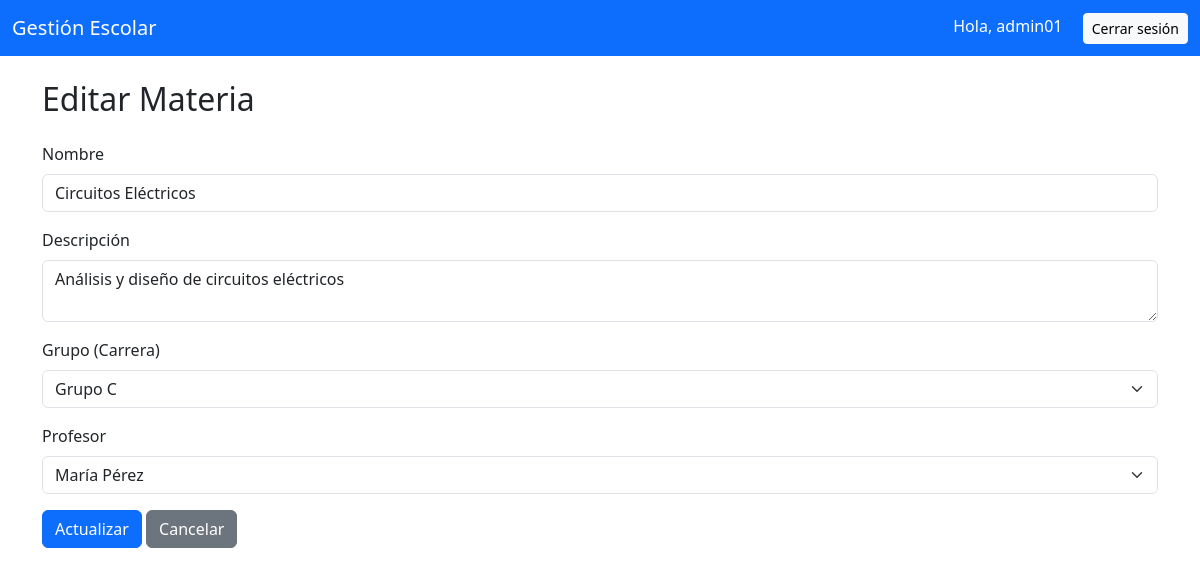
Page /admin/materias/editar.php?id=3 (signed in) on the committed database.
### tables this page shows
CREATE TABLE materias (
    id INT AUTO_INCREMENT PRIMARY KEY,
    nombre VARCHAR(100),
    descripcion TEXT
);

CREATE TABLE asignaciones (
    id INT AUTO_INCREMENT PRIMARY KEY,
    materia_id INT,
    profesor_id INT,
    grupo_id INT,
    FOREIGN KEY (materia_id) REFERENCES materias(id),
    FOREIGN KEY (profesor_id) REFERENCES profesores(id),
    FOREIGN KEY (grupo_id) REFERENCES grupos(id)
);

CREATE TABLE grupos (
    id INT AUTO_INCREMENT PRIMARY KEY,
    nombre VARCHAR(50),
    nivel  VARCHAR(50)
);

CREATE TABLE profesores (
    id INT AUTO_INCREMENT PRIMARY KEY,
    nombre VARCHAR(100),
    apellido VARCHAR(100),
    especialidad VARCHAR(100),
    telefono VARCHAR(20),
    correo VARCHAR(100)
);

### admin/materias/editar.php (the view, shortened to what this page needs)
<?php
require '../../includes/db.php';
require '../../includes/header.php';
$id = $_GET['id'] ?? null;
$stmt = $pdo->prepare("SELECT * FROM materias WHERE id = ?");
$stmt->execute([$id]);
$materia = $stmt->fetch();
$stmt = $pdo->prepare("SELECT * FROM asignaciones WHERE materia_id = ?");
$stmt->execute([$id]);
$asignacion = $stmt->fetch();
$grupos = $pdo->query("SELECT id, nombre FROM grupos ORDER BY nombre")->fetchAll();
$profesores = $pdo->query("SELECT id, nombre, apellido FROM profesores ORDER BY nombre")->fetchAll();
if ($_SERVER['REQUEST_METHOD'] === 'POST') {
    $nombre = trim($_POST['nombre']);
    $descripcion = trim($_POST['descripcion']);
    $grupo_id = $_POST['grupo_id'] ?? '';
    $profesor_id = $_POST['profesor_id'] ?? '';
    if (empty($nombre)) {
        $error = 'El nombre es obligatorio.';
    } elseif (empty($grupo_id)) {
        $error = 'Seleccione un grupo (carrera).';
    } elseif (empty($profesor_id)) {
        $error = 'Seleccione un profesor.';
    } else {
        try {
            $pdo->beginTransaction();
            $stmt = $pdo->prepare("UPDATE materias SET nombre = ?, descripcion = ? WHERE id = ?");
            $stmt->execute([$nombre, $descripcion, $id]);
            if ($asignacion['id']) {
                $stmt2 = $pdo->prepare("UPDATE asignaciones SET grupo_id = ?, profesor_id = ? WHERE id = ?");
                $stmt2->execute([$grupo_id, $profesor_id, $asignacion['id']]);
            } else {
                $stmt2 = $pdo->prepare("INSERT INTO asignaciones (materia_id, grupo_id, profesor_id) VALUES (?, ?, ?)");
                $stmt2->execute([$id, $grupo_id, $profesor_id]);
            }
            $pdo->commit();
            header("Location: index.php");
            exit;
        } catch (Exception $e) {
            $pdo->rollBack();
            $error = "Error al actualizar la materia y asignación: " . $e->getMessage();
        }
    }
} else {
    $nombre = $materia['nombre'];
    $descripcion = $materia['descripcion'];
    $grupo_id = $asignacion['grupo_id'];
    $profesor_id = $asignacion['profesor_id'];
}
?>
<h2 class="mb-4">Editar Materia</h2>
<form method="post">
    <div class="mb-3">
        <label for="nombre" class="form-label">Nombre</label>
        <input type="text" name="nombre" id="nombre" class="form-control" value="<?= htmlspecialchars($nombre) ?>" required>
    </div>
    <div class="mb-3">
        <label for="descripcion" class="form-label">Descripción</label>
        <textarea name="descripcion" id="descripcion" class="form-control"><?= htmlspecialchars($descripcion) ?></textarea>
    </div>
    <div class="mb-3">
        <label for="grupo_id" class="form-label">Grupo (Carrera)</label>
        <select name="grupo_id" id="grupo_id" class="form-select" required>
            <?php foreach ($grupos as $grupo): ?>
                <option value="<?= $grupo['id'] ?>" <?= ($grupo_id == $grupo['id']) ? 'selected' : '' ?>>
                    <?= htmlspecialchars($grupo['nombre']) ?>
                </option>
            <?php endforeach; ?>
        </select>
    </div>
    <div class="mb-3">
        <label for="profesor_id" class="form-label">Profesor</label>
        <select name="profesor_id" id="profesor_id" class="form-select" required>
            <?php foreach ($profesores as $prof): ?>
                <option value="<?= $prof['id'] ?>" <?= ($profesor_id == $prof['id']) ? 'selected' : '' ?>>
                    <?= htmlspecialchars($prof['nombre'] . ' ' . $prof['apellido']) ?>
                </option>
            <?php endforeach; ?>
        </select>
    </div>
    <button type="submit" class="btn btn-primary">Actualizar</button>
    <a href="index.php" class="btn btn-secondary">Cancelar</a>
</form>
<?php require '../../includes/footer.php'; ?>

### rows in the picture
materias: nombre "Circuitos Eléctricos", descripcion "Análisis y diseño de circuitos eléctricos"
asignaciones: grupo_id "Grupo C", profesor_id "María Pérez"

### other values in the picture
$_SESSION['usuario'] "admin01"
